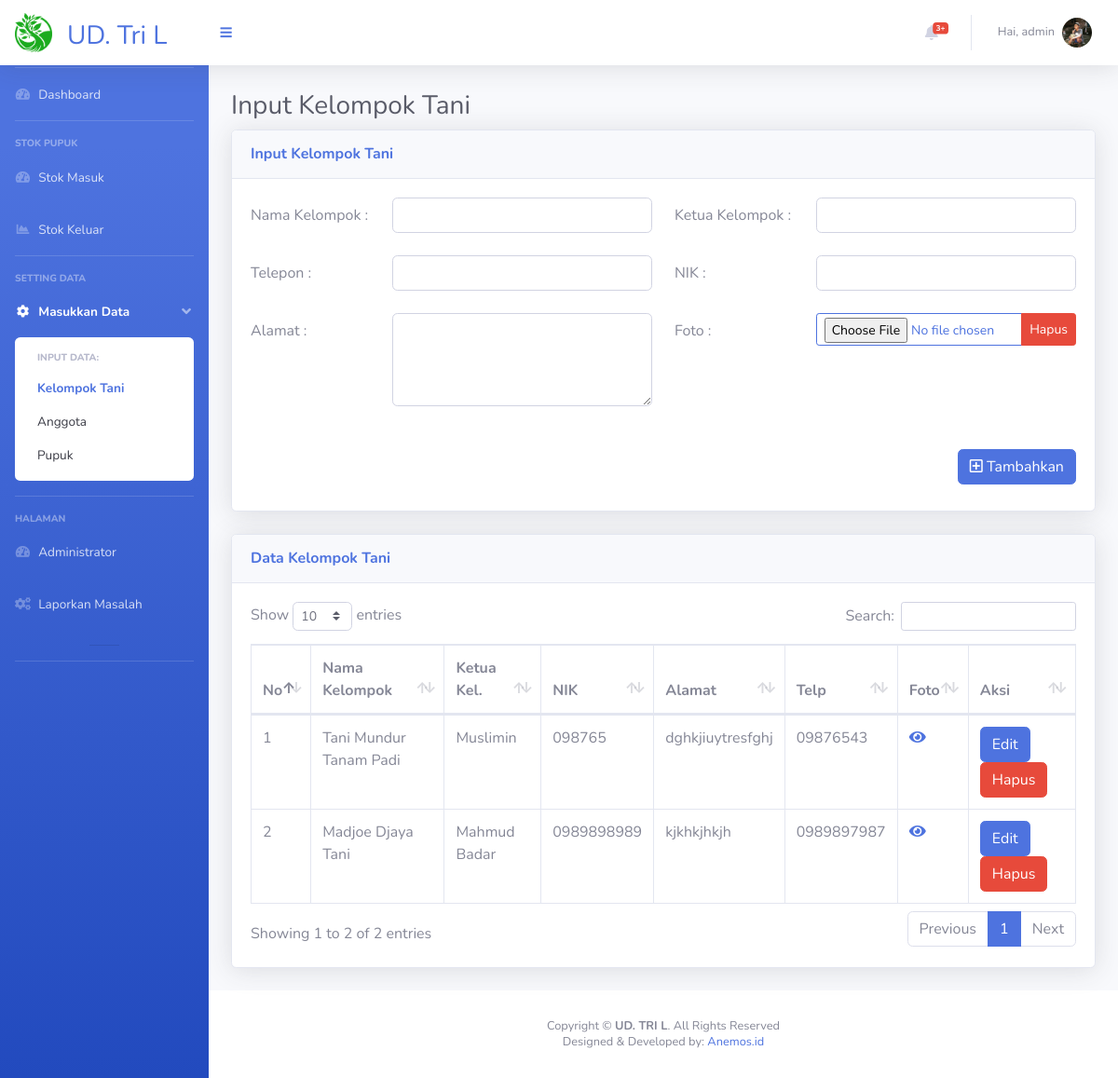
The app's page /page_kel_tani.php?m=4&n=2 (signed in) with its own data.
### tables this page shows
CREATE TABLE `data_kel_tani` (
  `ID_KT` int(50) NOT NULL,
  `NIK` varchar(50) DEFAULT NULL,
  `Nama_Kel` varchar(100) DEFAULT NULL,
  `Nama_Ketua` varchar(50) DEFAULT NULL,
  `Alamat` varchar(100) DEFAULT NULL,
  `Telp` varchar(50) DEFAULT NULL,
  `Foto` varchar(50) DEFAULT NULL
);

### page_kel_tani.php (the view, shortened to what this page needs)
<?php
include "connection.php";
if (isset($_SESSION['login'])) {
    ?>
<!DOCTYPE html>
<html lang="en">
<head>
    <link href="vendor/fontawesome-free/css/all.min.css" rel="stylesheet" type="text/css">
    <link href="css/sb-admin-2.min.css" rel="stylesheet">
    <link href="vendor/datatables/dataTables.bootstrap4.min.css" rel="stylesheet">
</head>
<body id="page-top">
    <div id="wrapper">
        <?php include "segment/sidebar.php";?>
        <div id="content-wrapper" class="d-flex flex-column">
            <div id="content">
                <?php include "segment/header.php";?>
                <div class="container-fluid">
                    <div class="d-sm-flex align-items-center justify-content-between ">
                        <h1 id="hu" class="h3 pp text-gray-800">Input Kelompok Tani</h1>
                    </div>
                    <div class="row">
                        <div class="col-xl-12 col-lg-12">
                            <div class="card shadow mb-4">
                                <div
                                    class="card-header py-3 d-flex flex-row align-items-center justify-content-between">
                                    <h6 class="m-0 font-weight-bold text-primary">Input Kelompok Tani</h6>
                                </div>
                                <div class="card-body">
                                    <form method="POST" action="addKelompok.php" enctype="multipart/form-data">
                                        <div class="row mb-2">
                                            <label for="namakel" class="col-sm-2 col-form-label"> Nama Kelompok :
                                            </label>
                                            <div class="col-sm-4">
                                                <input type="text" class="form-control" id="namakel" name="namakel"
                                                    required>
                                            </div>
                                            <label for="ketuakel" class="col-sm-2 col-form-label"> Ketua Kelompok :
                                            </label>
                                            <div class="col-sm-4">
                                                <input type="text" class="form-control" id="ketuakel" name="ketuakel"
                                                    required>
                                            </div>
                                        </div>
                                        <div class="row mb-2">
                                            <label for="telp" class="col-sm-2 col-form-label"> Telepon : </label>
                                            <div class="col-sm-4">
                                                <input type="number" class="form-control" id="telp" name="telp"
                                                    required>
                                            </div>
                                            <label for="nik" class="col-sm-2 col-form-label"> NIK : </label>
                                            <div class="col-sm-4">
                                                <input type="number" class="form-control" id="nik" name="nik" required>
                                            </div>
                                        </div>
                                        <div class="row mb-2">
                                            <label for="alamat" class="col-sm-2 col-form-label"> Alamat : </label>
                                            <div class="col-sm-4">
                                                <textarea class="form-control" style="height: 100px" id="alamat"
                                                    name="alamat" required></textarea>
                                            </div>
                                            <label class="col-sm-2 col-form-label"> Foto : </label>
                                            <div class="col-sm-4">
                                                <div class="input-group mb-3">
                                                    <input type="file" id="pics" name="pics"
                                                        class="form-control btn btn-outline-primary btn-sm "
                                                        onchange="PreviewImage();">
                                                    <div class="input-group-append">
                                                        <button class="btn btn-danger btn-sm" type="button"
                                                            id="button-addon2" onclick="hapus();">Hapus </button>
                                                    </div>
                                                </div>
                                            </div>
                                        </div>
                                        <div class="row mb-2">
                                            <label class="col-sm-8 col-form-label"></label>
                                            <div class="col-sm-2">
                                            </div>
                                        </div>
                                        <div class="row mb-2">
                                            <label class="col-sm-2 col-form-label"></label>
                                            <div class="col-sm-4">
                                            </div>
                                            <label class="col-sm-2 col-form-label"> </label>
                                            <div class="col-sm-4">
                                                <div class="float-right">
                                                    <button type="submit" class="btn btn-primary" name="tambah"><i
                                                            class="far fa-plus-square"></i> Tambahkan </button>
                                                </div>
                                            </div>
                                        </div>
                                    </form>
                                </div>
                            </div>
                        </div>
                        <div class="col-xl-12 col-lg-10">
                            <div class="card shadow mb-4">
                                <div
                                    class="card-header py-3 d-flex flex-row align-items-center justify-content-between">
                                    <h6 class="m-0 font-weight-bold text-primary">Data Kelompok Tani</h6>
                                </div>
                                <div class="card-body">
                                    <div class="table-responsive">
                                        <table class="table table-bordered" id="dataTable" width="100%" cellspacing="0">
                                            <thead>
                                                <tr>
                                                    <th scope="col">No</th>
                                                    <th scope="col">Nama Kelompok</th>
                                                    <th scope="col">Ketua Kel.</th>
                                                    <th scope="col">NIK</th>
                                                    <th scope="col">Alamat</th>
                                                    <th scope="col">Telp</th>
                                                    <th scope="col">Foto</th>
                                                    <th scope="col">Aksi</th>
                                                </tr>
                                            </thead>
                                            <tbody>
                                                <?php
$no = 1;
    $data = mysqli_query($conn, "SELECT * FROM data_kel_tani ORDER BY ID_KT DESC");
    foreach ($data as $all) {
        echo ('<tr><td>' . $no . '</td>');
        echo ('<td>' . $all['NIK'] . '</td>');
        echo ('<td>' . $all['Nama_Kel'] . '</td>');
        echo ('<td>' . $all['Nama_Ketua'] . '</td>');
        echo ('<td>' . $all['Alamat'] . '</td>');
        echo ('<td>' . $all['Telp'] . '</td>');
        echo ('<td><a href="" data-toggle="modal" data-target="#viewFoto');
        echo ($all['ID_KT'] . '"><i class="fas fa-eye"></i></a></td>');
        echo ('<td><a href="" class="btn btn-primary" data-toggle="modal" data-target="#modalSubscriptionForm');
        echo ($all['ID_KT'] . '">Edit</a> <a href="" class="btn btn-danger" data-toggle="modal" data-target="#exampleModalCenter');
        echo ($all['ID_KT'] . '">Hapus</a></td></tr>');
        $no++;
        ?></tr>
                                                <?php }?>
                                            </tbody>
                                        </table>
                                    </div>
                                </div>
                            </div>
                        </div>
                    </div>
                </div>
            </div>
            <?php include "segment/footer.php";?>
        </div>
    </div>
</body>
</html>
<?php } else {
    header("Location: login.php");
    exit();
}?>

### records on screen
data_kel_tani: NIK "Tani Mundur Tanam Padi", Nama_Kel "Muslimin", Nama_Ketua "098765", Alamat "dghkjiuytresfghj", Telp "09876543"
data_kel_tani: NIK "Madjoe Djaya Tani", Nama_Kel "Mahmud Badar", Nama_Ketua "0989898989", Alamat "kjkhkjhkjh", Telp "0989897987"

### other values on screen
$_SESSION['per'] "UD. Tri L"
$_SESSION['nama'] "admin"
